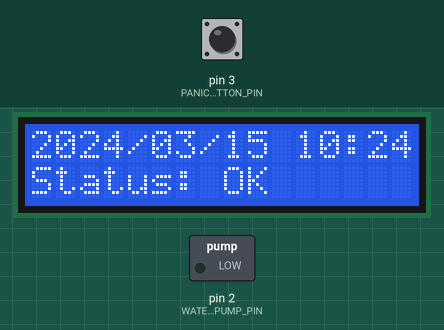
Recording of a program running on a simulated Arduino Mega 2560, built with avr-gcc and run on an emulated ATmega2560. Parts: 16×2 character LCD, switched loads named in the program (green lamp = pin HIGH). The test bench sets the inputs (shaded band); at power-on: pin 3 (PANIC_BUTTON_PIN) LOW. The local clock reads 2024-03-15 10:24:30 at power-on unless the program sets it; what the program prints to the serial monitor is not drawn.

Above: at 1.2 s.
1.3 s: pin 3 (PANIC_BUTTON_PIN) pulled HIGH for 0.15 s
At 1.51 s:
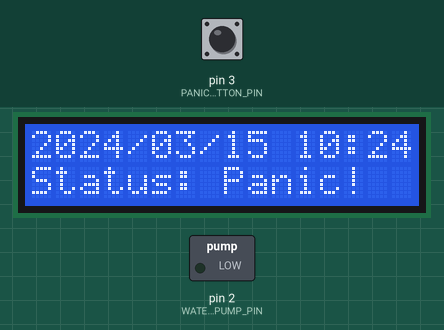
3.0 s: pin 3 (PANIC_BUTTON_PIN) pulled HIGH for 1 s
7.0 s: pin 3 (PANIC_BUTTON_PIN) pulled HIGH for 3.2 s
11.8 s: pin 3 (PANIC_BUTTON_PIN) driven HIGH
14.8 s: pin 3 (PANIC_BUTTON_PIN) driven LOW
At 15.6 s:
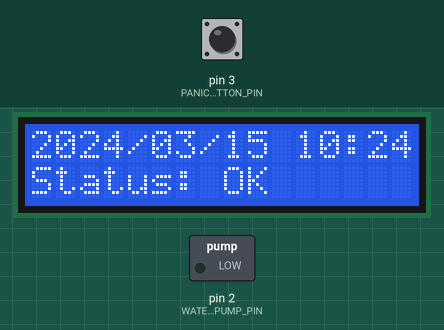
16.4 s: pin 3 (PANIC_BUTTON_PIN) pulsed HIGH 5 times (0.12 s each, 0.3 s apart)
Timing chart, 0 to 19.4 s (numbered marks = the images above; inputs shaded):
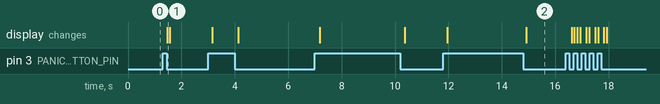

The program:

main.cpp
```cpp
    #include <Arduino.h>
#include <SPI.h>
#include "rtc.hpp"
#include "delay.hpp"
#include "waterpump.hpp"
#include "display.hpp"

#define TICK_MS 100
#define WATER_PUMP_PIN 2
#define PANIC_BUTTON_PIN 3


using greenhouse::rtc::DateTime;

greenhouse::rtc::Rtc<> rtc;
greenhouse::waterpump::WaterPump<WATER_PUMP_PIN> waterpump;
greenhouse::pin::DigitalInput<PANIC_BUTTON_PIN> panic_button;
greenhouse::display::Display<> display;

String prev_message = "";

void setup();
void loop();
String get_status(bool is_waterpump_on, bool is_panic);

void setup() {
    Serial.begin(9600);

    rtc.begin();
    waterpump.begin();
    panic_button.begin();
    display.begin();

    display.hello();
    rtc.set_alarm(DateTime(0, 0, 0, 21, 45, 00), DS3231_A1_Hour);
}

void loop() {
    auto ms = millis();

    bool is_panic = panic_button.get() == HIGH;
    String status = get_status(waterpump.is_on(), is_panic);
    String message = greenhouse::rtc::format_date_time(rtc.now(), false) + "Status: " + status;


    waterpump.tick(ms);
    panic_button.read();

    if (rtc.alarm_fired())
    {
        waterpump.on();
        rtc.clear_alarm();
    }

    if (is_panic) {
        Serial.println("Panic!");
        waterpump.off();
    }

    if (message != prev_message) {
        display.display(message);
        prev_message = message;
    }

    // Some debugging messages
    Serial.println(greenhouse::rtc::format_date_time(rtc.now()));

    delay(TICK_MS);
}

String get_status(bool is_waterpump_on, bool is_panic) {
    String status = "OK";

    if (waterpump.is_on())
    {
        status = "Pump ON";
    }

    if (is_panic) {
        status = "Panic!";
    }

    return status;
}
```

delay.hpp
```cpp
#pragma once

namespace greenhouse::delay
{
    // @brief Fires after a delay of time
    // @tparam DelayAmount The delay before fire
    template <uint64_t DelayAmount>
    class Delay
    {
    private:
        uint64_t _current_time = 0;
        uint64_t _previous_time = 0;

    public:
        // @brief Forward the delay
        void tick(uint64_t current_time)
        {
            _current_time = current_time;
        }

        // @brief Reset the delay
        void clear()
        {
            _previous_time = _current_time;
        }

        // @brief Return true if `t_c - t_p > d` where `t_c` is the current
        // time, `t_p` is the previous time and `d` is the delay
        // @returns A boolean value representing delay fired or not
        bool is_fired()
        {
            return (_current_time - _previous_time) > DelayAmount;
        }

        // @deprecated Use `is_fired` instead
        bool is_fire()
        {
            return is_fired();
        }

        // @deprecated Use `clear` instead
        void fired()
        {
            clear();
        }
    };

    // TODO: the timer is the same as delay with a small difference: it initlizes "_previous_time" to first value in tick (not zero!)
    template <int TimerMs>
    class Timer
    {
    private:
        bool first = true;
        int start_millis = 0;
        int current_millis = 0;

    public:
        void tick(int ms)
        {
            if (first)
            {
                start_millis = ms;
                first = false;
            }
            current_millis = ms;
        }

        bool is_after() const
        {
            return current_millis > start_millis + TimerMs;
        }

        void reset()
        {
            first = true;
        }
    };
};
```

display.hpp
```cpp
#pragma once

#include <stdarg.h>

#include <Arduino.h>
#include <LiquidCrystal.h>

namespace greenhouse::display
{
    template <uint8_t rs = 7, uint8_t enable = 8,
              uint8_t d0 = 9, uint8_t d1 = 10, uint8_t d2 = 11, uint8_t d3 = 12,
              int C = 16, int R = 2>
    class Display
    {
    public:
        LiquidCrystal _lcd;

        Display() : _lcd(rs, enable, d0, d1, d2, d3){};

        void begin()
        {
            _lcd.begin(C, R);
            _lcd.clear();
        }

        void hello()
        {
            display("Hello, World!   :)");
        }

        void display(const String &s)
        {
            _lcd.clear();

            for (unsigned int i = 0; i < R; i++)
            {
                int beginIndex = i * C;
                int endIndex = min((i + 1) * C, s.length());

                if (!(endIndex <= beginIndex))
                {
                    _lcd.setCursor(0, i);
                    _lcd.print(s.substring(beginIndex, endIndex)); // endIndex is exclusive
                }
            }
        }
    };
}
```

pin.hpp
```cpp
#pragma once

#include <Arduino.h>

namespace greenhouse::pin
{
    // @brief A digital output pin
    // @tparam Pin Number of pin
    // @tparam Inverted Inverted output: low is high and high is low
    template <uint8_t Pin = 0, bool Inverted = false>
    class DigitalOutput
    {
    private:
        uint8_t _state;

    public:
        DigitalOutput() : _state(Inverted ? HIGH : LOW) {}

        void begin()
        {
            pinMode(Pin, OUTPUT);
            apply();
        }

        // @brief Set pin value to low (i.e., 0)
        void low()
        {
            _state = Inverted ? HIGH : LOW;
        }

        // @brief Set pin value to high (i.e., 1)
        void high()
        {
            _state = Inverted ? LOW : HIGH;
        }

        // @brief Switch button state
        void toggle()
        {
            _state = _state == LOW ? HIGH : LOW;
        }

        // @brief Forward the component
        void apply() const
        {
            digitalWrite(Pin, _state);
        }
    };

    // @brief A digital input pin
    // @tparam Pin Number of pin
    template <uint8_t Pin = 0>
    class DigitalInput
    {
    private:
        int _value;

    public:
        DigitalInput() : _value(LOW){};

        void begin()
        {
            pinMode(Pin, INPUT);
        }

        // @brief Read value from pin and store it
        void read()
        {
            _value = digitalRead(Pin);
        }

        // @brief Return stored value
        // @returns A integer representing either low or high values with 0 or 1
        int get() const
        {
            return _value;
        }
    };

    // @brief An analog input pin
    // @tparam Pin Number of pin
    template <uint8_t Pin = 0>
    class AnalogInput
    {
    private:
        int _value;

    public:
        AnalogInput() : _value(0){};

        void begin()
        {
            pinMode(Pin, INPUT);
        }

        // @brief Read value from pin and store it
        void read()
        {
            _value = analogRead(Pin);
        }

        // @brief Return stored value
        // @returns A integer between 0 and 1023
        int get() const
        {
            return _value;
        }
    };
} // namespace greenhouse::pin
```

rtc.hpp
```cpp
#pragma once

#include <Arduino.h>
#include <RTClib.h>

namespace greenhouse::rtc
{
    using DateTime = DateTime;
    using AlarmMode = Ds3231Alarm1Mode;

    template <class RealTimeClock = RTC_DS3231>
    class Rtc
    {
    private:
        RealTimeClock _rtc;

    public:
        Rtc() = default;

        void begin()
        {
            // We need to follow many steps in order to initialize the RTC, as reference we follow
            // https://github.com/adafruit/RTClib/blob/master/examples/DS3231_alarm/DS3231_alarm.ino

            // Initialize RTC
            _rtc.begin();

            if (_rtc.lostPower())
            {
                // Adjust to the date and time at compilation
                _rtc.adjust(DateTime(F(__DATE__), F(__TIME__)));
            }

            // Disable 32K pin as not needed
            _rtc.disable32K();

            // Set alarm 1, 2 flag to false (so alarm 1, 2 didn't happen so far)
            // If not done, this easily leads to problems, as both register aren't reset on reboot/recompile
            _rtc.clearAlarm(1);
            _rtc.clearAlarm(2);

            // Stop oscillating signals at SQW Pin otherwise setAlarm1 will fail
            _rtc.writeSqwPinMode(DS3231_OFF);

            // Turn off alarm 2 (in case it isn't off already)
            // Again, this isn't done at reboot, so a previously set alarm could easily go overlooked
            _rtc.disableAlarm(2);
        }

        DateTime now()
        {
            return _rtc.now();
        }

        void set_alarm(const DateTime &dt, AlarmMode alarm_mode = DS3231_A1_Date)
        {
            _rtc.setAlarm1(dt, alarm_mode);
        }

        bool alarm_fired()
        {
            return _rtc.alarmFired(1);
        }

        void clear_alarm()
        {
            _rtc.clearAlarm(1);
        }

        // @returns A reference to the raw implementation of RTC
        RealTimeClock &_raw_rtc()
        {
            return _rtc;
        }
    };

    String pad_number(int number, unsigned int digits = 2)
    {
        String s = String(number);
        while (s.length() < digits)
        {
            s = "0" + s;
        }
        return s;
    }

    String format_date_time(const DateTime& dt, bool seconds = true) {
        return String("")
            + dt.year() + "/"
            + pad_number(dt.month()) + "/"
            + pad_number(dt.day()) + " "
            + pad_number(dt.hour()) + ":"
            + pad_number(dt.minute())
            + (seconds ? ":" + pad_number(dt.second()) : "");
    }
} // namespace greenhouse::rtc
```

waterpump.hpp
```cpp
#pragma once

#include <Arduino.h>
#include "delay.hpp"
#include "pin.hpp"


namespace greenhouse::waterpump
{

    enum State
    {
        OFF,
        ON
    };

    // @brief An interface to a moisture sensor
    // @tparam Pin The pin sensor is attached to
    template <uint8_t Pin = 0U>
    class WaterPump
    {
    private:
        greenhouse::pin::DigitalOutput<Pin> _control_pin;
        greenhouse::delay::Timer<3000> _poweroff_timer;

        State _state;

    public:
        WaterPump() : _state(State::OFF) {}

        void begin()
        {
            _control_pin.begin();
        }

        void tick(uint64_t ms)
        {
            if (_state == State::ON)
            {
                _control_pin.high();
                _control_pin.apply();
                _poweroff_timer.tick(ms);

                if (_poweroff_timer.is_after())
                {
                    off();
                }
            }
            if (_state == State::OFF)
            {
                _control_pin.low();
                _control_pin.apply();
                _poweroff_timer.reset();
            }
        }

        void on()
        {
            _state = State::ON;
        }

        void off()
        {
            _state = State::OFF;
        }

        bool is_on() const
        {
            return _state == State::ON;
        }

        bool is_off() const
        {
            return _state == State::OFF;
        }
    };
} // namespace greenhouse::waterpump
```

Measured:
- after the input at 1.3 s, the display: changes after 0.16 s (image 1)
- after the input at 14.8 s, the display: changes after 0.12 s (image 2)
